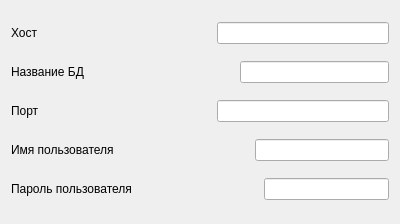
<?xml version="1.0" encoding="UTF-8"?>
<ui version="4.0">
 <class>AddInfoAboutDatabase</class>
 <widget class="QWidget" name="AddInfoAboutDatabase">
  <property name="geometry">
   <rect>
    <x>0</x>
    <y>0</y>
    <width>400</width>
    <height>224</height>
   </rect>
  </property>
  <property name="windowTitle">
   <string>Form</string>
  </property>
  <layout class="QVBoxLayout" name="verticalLayout">
   <item>
    <layout class="QHBoxLayout" name="horizontalLayout">
     <item>
      <widget class="QLabel" name="label">
       <property name="text">
        <string>Хост</string>
       </property>
      </widget>
     </item>
     <item>
      <spacer name="horizontalSpacer">
       <property name="orientation">
        <enum>Qt::Horizontal</enum>
       </property>
       <property name="sizeHint" stdset="0">
        <size>
         <width>40</width>
         <height>20</height>
        </size>
       </property>
      </spacer>
     </item>
     <item>
      <widget class="QLineEdit" name="lineEdit"/>
     </item>
    </layout>
   </item>
   <item>
    <layout class="QHBoxLayout" name="horizontalLayout_2">
     <item>
      <widget class="QLabel" name="label_2">
       <property name="text">
        <string>Название БД</string>
       </property>
      </widget>
     </item>
     <item>
      <spacer name="horizontalSpacer_2">
       <property name="orientation">
        <enum>Qt::Horizontal</enum>
       </property>
       <property name="sizeHint" stdset="0">
        <size>
         <width>40</width>
         <height>20</height>
        </size>
       </property>
      </spacer>
     </item>
     <item>
      <widget class="QLineEdit" name="lineEdit_2"/>
     </item>
    </layout>
   </item>
   <item>
    <layout class="QHBoxLayout" name="horizontalLayout_3">
     <item>
      <widget class="QLabel" name="label_3">
       <property name="text">
        <string>Порт</string>
       </property>
      </widget>
     </item>
     <item>
      <spacer name="horizontalSpacer_3">
       <property name="orientation">
        <enum>Qt::Horizontal</enum>
       </property>
       <property name="sizeHint" stdset="0">
        <size>
         <width>40</width>
         <height>20</height>
        </size>
       </property>
      </spacer>
     </item>
     <item>
      <widget class="QLineEdit" name="lineEdit_3"/>
     </item>
    </layout>
   </item>
   <item>
    <layout class="QHBoxLayout" name="horizontalLayout_4">
     <item>
      <widget class="QLabel" name="label_4">
       <property name="text">
        <string>Имя пользователя</string>
       </property>
      </widget>
     </item>
     <item>
      <spacer name="horizontalSpacer_4">
       <property name="orientation">
        <enum>Qt::Horizontal</enum>
       </property>
       <property name="sizeHint" stdset="0">
        <size>
         <width>40</width>
         <height>20</height>
        </size>
       </property>
      </spacer>
     </item>
     <item>
      <widget class="QLineEdit" name="lineEdit_4"/>
     </item>
    </layout>
   </item>
   <item>
    <layout class="QHBoxLayout" name="horizontalLayout_5">
     <item>
      <widget class="QLabel" name="label_5">
       <property name="text">
        <string>Пароль пользователя</string>
       </property>
      </widget>
     </item>
     <item>
      <spacer name="horizontalSpacer_5">
       <property name="orientation">
        <enum>Qt::Horizontal</enum>
       </property>
       <property name="sizeHint" stdset="0">
        <size>
         <width>40</width>
         <height>20</height>
        </size>
       </property>
      </spacer>
     </item>
     <item>
      <widget class="QLineEdit" name="lineEdit_5"/>
     </item>
    </layout>
   </item>
  </layout>
 </widget>
 <resources/>
 <connections/>
</ui>
